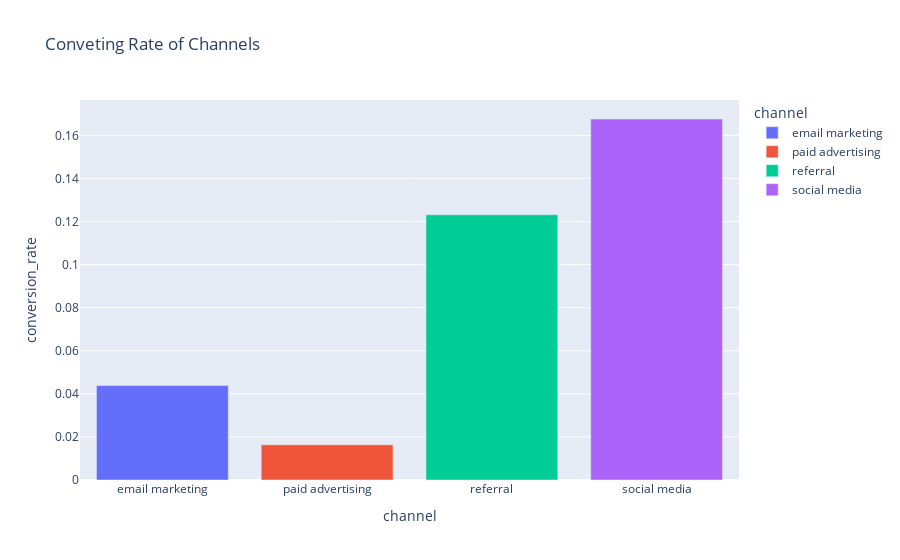

The cell this chart's notebook holds for it:
### Code cell
channel_conversion=data.groupby("channel")["conversion_rate"].mean().reset_index()              
channel_conversion

fig4=px.bar(channel_conversion,x="channel",y="conversion_rate",title="Conveting Rate of Channels",color="channel")

fig4

### Figure 1 — Plotly figure (JSON) as saved in the notebook; plotly's stock layout.template omitted (floating-point values rounded to 4 significant figures)
{"data": [{"alignmentgroup": "True", "hovertemplate": "channel=%{x}<br>conversion_rate=%{y}<extra></extra>", "legendgroup": "email marketing", "marker": {"color": "#636efa", "pattern": {"shape": ""}}, "name": "email marketing", "offsetgroup": "email marketing", "orientation": "v", "showlegend": true, "textposition": "auto", "type": "bar", "x": ["email marketing"], "xaxis": "x", "y": [0.04382], "yaxis": "y"}, {"alignmentgroup": "True", "hovertemplate": "channel=%{x}<br>conversion_rate=%{y}<extra></extra>", "legendgroup": "paid advertising", "marker": {"color": "#EF553B", "pattern": {"shape": ""}}, "name": "paid advertising", "offsetgroup": "paid advertising", "orientation": "v", "showlegend": true, "textposition": "auto", "type": "bar", "x": ["paid advertising"], "xaxis": "x", "y": [0.01634], "yaxis": "y"}, {"alignmentgroup": "True", "hovertemplate": "channel=%{x}<br>conversion_rate=%{y}<extra></extra>", "legendgroup": "referral", "marker": {"color": "#00cc96", "pattern": {"shape": ""}}, "name": "referral", "offsetgroup": "referral", "orientation": "v", "showlegend": true, "textposition": "auto", "type": "bar", "x": ["referral"], "xaxis": "x", "y": [0.1231], "yaxis": "y"}, {"alignmentgroup": "True", "hovertemplate": "channel=%{x}<br>conversion_rate=%{y}<extra></extra>", "legendgroup": "social media", "marker": {"color": "#ab63fa", "pattern": {"shape": ""}}, "name": "social media", "offsetgroup": "social media", "orientation": "v", "showlegend": true, "textposition": "auto", "type": "bar", "x": ["social media"], "xaxis": "x", "y": [0.1676], "yaxis": "y"}], "layout": {"autosize": true, "barmode": "relative", "legend": {"title": {"text": "channel"}, "tracegroupgap": 0}, "title": {"text": "Conveting Rate of Channels"}, "xaxis": {"anchor": "y", "autorange": true, "categoryarray": ["email marketing", "paid advertising", "referral", "social media"], "categoryorder": "array", "domain": [0, 1], "range": [-0.5, 3.5], "title": {"text": "channel"}, "type": "category"}, "yaxis": {"anchor": "x", "autorange": true, "domain": [0, 1], "range": [0, 0.1764], "title": {"text": "conversion_rate"}, "type": "linear"}}}
